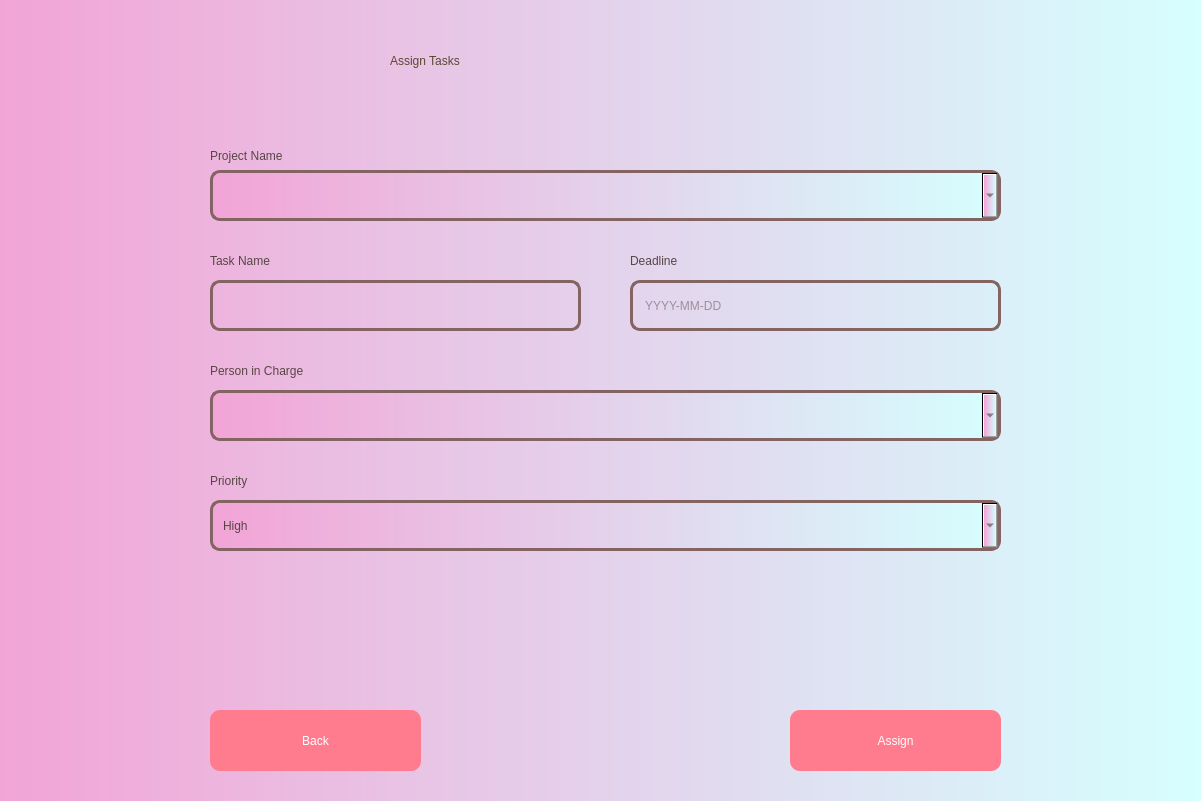
<?xml version="1.0" encoding="UTF-8"?>
<ui version="4.0">
 <class>Dialog</class>
 <widget class="QDialog" name="Dialog">
  <property name="geometry">
   <rect>
    <x>0</x>
    <y>0</y>
    <width>1201</width>
    <height>801</height>
   </rect>
  </property>
  <property name="windowTitle">
   <string>Dialog</string>
  </property>
  <property name="styleSheet">
   <string notr="true"/>
  </property>
  <widget class="QWidget" name="widget" native="true">
   <property name="geometry">
    <rect>
     <x>0</x>
     <y>0</y>
     <width>1201</width>
     <height>801</height>
    </rect>
   </property>
   <property name="styleSheet">
    <string notr="true">QWidget#widget
{
background-color:qlineargradient(spread:reflect, x1:0, y1:0, x2:1, y2:0, stop:0 rgba(242, 164, 215, 255), stop:1 rgba(214, 255, 255, 255));
}

</string>
   </property>
   <widget class="QLabel" name="create_a_project">
    <property name="geometry">
     <rect>
      <x>390</x>
      <y>10</y>
      <width>551</width>
      <height>101</height>
     </rect>
    </property>
    <property name="styleSheet">
     <string notr="true">color:rgb(90, 73, 50);
font: 63 45pt &quot;Yu Gothic UI Semibold&quot;;
</string>
    </property>
    <property name="text">
     <string>Assign Tasks</string>
    </property>
   </widget>
   <widget class="QLabel" name="project_name">
    <property name="geometry">
     <rect>
      <x>210</x>
      <y>140</y>
      <width>181</width>
      <height>31</height>
     </rect>
    </property>
    <property name="styleSheet">
     <string notr="true">color: rgb(88, 70, 68);
font: 63 15pt &quot;Yu Gothic UI Semibold&quot;;
</string>
    </property>
    <property name="text">
     <string>Project Name</string>
    </property>
   </widget>
   <widget class="QLineEdit" name="task_name_box">
    <property name="geometry">
     <rect>
      <x>210</x>
      <y>280</y>
      <width>371</width>
      <height>51</height>
     </rect>
    </property>
    <property name="styleSheet">
     <string notr="true">QLineEdit{
color: rgb(88, 70, 68);
font: 63 15pt &quot;Yu Gothic UI Semibold&quot;;
background-color: rgba(0,0,0,0);
border: 3px solid rgb(132, 99, 99);
padding-left: 10px;
border-radius: 10px;
}

QLineEdit:focus
{
color: rgb(88, 70, 68);
font: 63 15pt &quot;Yu Gothic UI Semibold&quot;;
background-color:rgb(255, 226, 220);
border: 3px solid rgb(223, 134, 135);
}


</string>
    </property>
   </widget>
   <widget class="QPushButton" name="Assign">
    <property name="geometry">
     <rect>
      <x>790</x>
      <y>710</y>
      <width>211</width>
      <height>61</height>
     </rect>
    </property>
    <property name="styleSheet">
     <string notr="true">QPushButton{
background-color: rgb(255, 124, 142);
font: 63 18pt &quot;Yu Gothic UI Semibold&quot;;
color: rgb(255, 255, 255);
border-radius: 10px;
}

QPushButton:hover
{
background-color: rgb(141, 91, 158);
font: 63 18pt &quot;Yu Gothic UI Semibold&quot;;
color: rgb(255, 255, 255);
border-radius: 10px;
}

QPushButton:pressed
{
padding-left:5px;
padding-top:5px;
}
</string>
    </property>
    <property name="text">
     <string>Assign</string>
    </property>
   </widget>
   <widget class="QPushButton" name="Back">
    <property name="geometry">
     <rect>
      <x>210</x>
      <y>710</y>
      <width>211</width>
      <height>61</height>
     </rect>
    </property>
    <property name="styleSheet">
     <string notr="true">QPushButton{
background-color: rgb(255, 124, 142);
font: 63 18pt &quot;Yu Gothic UI Semibold&quot;;
color: rgb(255, 255, 255);
border-radius: 10px;
}

QPushButton:hover
{
background-color: rgb(141, 91, 158);
font: 63 18pt &quot;Yu Gothic UI Semibold&quot;;
color: rgb(255, 255, 255);
border-radius: 10px;
}

QPushButton:pressed
{
padding-left:5px;
padding-top:5px;
}</string>
    </property>
    <property name="text">
     <string>Back</string>
    </property>
   </widget>
   <widget class="QLabel" name="error">
    <property name="geometry">
     <rect>
      <x>200</x>
      <y>520</y>
      <width>801</width>
      <height>31</height>
     </rect>
    </property>
    <property name="styleSheet">
     <string notr="true">color: red;
font: 63 15pt &quot;Yu Gothic UI Semibold&quot;;
</string>
    </property>
    <property name="text">
     <string/>
    </property>
   </widget>
   <widget class="QComboBox" name="name_of_project">
    <property name="geometry">
     <rect>
      <x>210</x>
      <y>170</y>
      <width>791</width>
      <height>51</height>
     </rect>
    </property>
    <property name="styleSheet">
     <string notr="true">QComboBox{
background-color: qlineargradient(spread:reflect, x1:0, y1:0, x2:1, y2:0, stop:0 rgba(242, 164, 215, 255), stop:1 rgba(214, 255, 255, 255));
font: 63 15pt &quot;Yu Gothic UI Semibold&quot;;
color: rgb(88, 70, 68);
border: 3px solid rgb(132, 99, 99);
padding-left: 10px;
border-radius: 10px;
}

QComboBox:hover{
color: rgb(88, 70, 68);
font: 63 15pt &quot;Yu Gothic UI Semibold&quot;;
background-color:rgb(255, 226, 220);
border: 3px solid rgb(223, 134, 135);
}</string>
    </property>
    <property name="maxVisibleItems">
     <number>30</number>
    </property>
   </widget>
   <widget class="QLabel" name="task_name">
    <property name="geometry">
     <rect>
      <x>210</x>
      <y>240</y>
      <width>261</width>
      <height>41</height>
     </rect>
    </property>
    <property name="styleSheet">
     <string notr="true">color: rgb(88, 70, 68);
font: 63 15pt &quot;Yu Gothic UI Semibold&quot;;
</string>
    </property>
    <property name="text">
     <string>Task Name</string>
    </property>
   </widget>
   <widget class="QLineEdit" name="deadline_box">
    <property name="geometry">
     <rect>
      <x>630</x>
      <y>280</y>
      <width>371</width>
      <height>51</height>
     </rect>
    </property>
    <property name="styleSheet">
     <string notr="true">QLineEdit{
color: rgb(88, 70, 68);
font: 63 15pt &quot;Yu Gothic UI Semibold&quot;;
background-color: rgba(0,0,0,0);
border: 3px solid rgb(132, 99, 99);
padding-left: 10px;
border-radius: 10px;
}

QLineEdit:focus
{
color: rgb(88, 70, 68);
font: 63 15pt &quot;Yu Gothic UI Semibold&quot;;
background-color:rgb(255, 226, 220);
border: 3px solid rgb(223, 134, 135);
}


</string>
    </property>
    <property name="placeholderText">
     <string>YYYY-MM-DD</string>
    </property>
   </widget>
   <widget class="QLabel" name="deadline">
    <property name="geometry">
     <rect>
      <x>630</x>
      <y>240</y>
      <width>191</width>
      <height>41</height>
     </rect>
    </property>
    <property name="styleSheet">
     <string notr="true">color: rgb(88, 70, 68);
font: 63 15pt &quot;Yu Gothic UI Semibold&quot;;

</string>
    </property>
    <property name="text">
     <string>Deadline</string>
    </property>
   </widget>
   <widget class="QLabel" name="person_in_charge">
    <property name="geometry">
     <rect>
      <x>210</x>
      <y>350</y>
      <width>291</width>
      <height>41</height>
     </rect>
    </property>
    <property name="styleSheet">
     <string notr="true">color: rgb(88, 70, 68);
font: 63 15pt &quot;Yu Gothic UI Semibold&quot;;
</string>
    </property>
    <property name="text">
     <string>Person in Charge</string>
    </property>
   </widget>
   <widget class="QLabel" name="priority">
    <property name="geometry">
     <rect>
      <x>210</x>
      <y>460</y>
      <width>221</width>
      <height>41</height>
     </rect>
    </property>
    <property name="styleSheet">
     <string notr="true">color: rgb(88, 70, 68);
font: 63 15pt &quot;Yu Gothic UI Semibold&quot;;
</string>
    </property>
    <property name="text">
     <string>Priority</string>
    </property>
   </widget>
   <widget class="QComboBox" name="priority_box">
    <property name="geometry">
     <rect>
      <x>210</x>
      <y>500</y>
      <width>791</width>
      <height>51</height>
     </rect>
    </property>
    <property name="autoFillBackground">
     <bool>false</bool>
    </property>
    <property name="styleSheet">
     <string notr="true">QComboBox{
background-color: qlineargradient(spread:reflect, x1:0, y1:0, x2:1, y2:0, stop:0 rgba(242, 164, 215, 255), stop:1 rgba(214, 255, 255, 255));
font: 63 15pt &quot;Yu Gothic UI Semibold&quot;;
color: rgb(88, 70, 68);
border: 3px solid rgb(132, 99, 99);
padding-left: 10px;
border-radius: 10px;
}

QComboBox:hover{
color: rgb(88, 70, 68);
font: 63 15pt &quot;Yu Gothic UI Semibold&quot;;
background-color:rgb(255, 226, 220);
border: 3px solid rgb(223, 134, 135);
}</string>
    </property>
    <property name="inputMethodHints">
     <set>Qt::ImhNone</set>
    </property>
    <property name="editable">
     <bool>false</bool>
    </property>
    <property name="currentText">
     <string>High</string>
    </property>
    <property name="currentIndex">
     <number>0</number>
    </property>
    <property name="sizeAdjustPolicy">
     <enum>QComboBox::AdjustToMinimumContentsLength</enum>
    </property>
    <item>
     <property name="text">
      <string>High</string>
     </property>
    </item>
    <item>
     <property name="text">
      <string>Medium</string>
     </property>
    </item>
    <item>
     <property name="text">
      <string>Low</string>
     </property>
    </item>
   </widget>
   <widget class="QComboBox" name="users_list">
    <property name="geometry">
     <rect>
      <x>210</x>
      <y>390</y>
      <width>791</width>
      <height>51</height>
     </rect>
    </property>
    <property name="styleSheet">
     <string notr="true">QComboBox{
background-color: qlineargradient(spread:reflect, x1:0, y1:0, x2:1, y2:0, stop:0 rgba(242, 164, 215, 255), stop:1 rgba(214, 255, 255, 255));
font: 63 15pt &quot;Yu Gothic UI Semibold&quot;;
color: rgb(88, 70, 68);
border: 3px solid rgb(132, 99, 99);
padding-left: 10px;
border-radius: 10px;
}

QComboBox:hover{
color: rgb(88, 70, 68);
font: 63 15pt &quot;Yu Gothic UI Semibold&quot;;
background-color:rgb(255, 226, 220);
border: 3px solid rgb(223, 134, 135);
}</string>
    </property>
    <property name="maxVisibleItems">
     <number>30</number>
    </property>
   </widget>
   <zorder>create_a_project</zorder>
   <zorder>project_name</zorder>
   <zorder>Assign</zorder>
   <zorder>Back</zorder>
   <zorder>task_name_box</zorder>
   <zorder>error</zorder>
   <zorder>name_of_project</zorder>
   <zorder>task_name</zorder>
   <zorder>deadline_box</zorder>
   <zorder>deadline</zorder>
   <zorder>person_in_charge</zorder>
   <zorder>priority</zorder>
   <zorder>priority_box</zorder>
   <zorder>users_list</zorder>
  </widget>
 </widget>
 <resources/>
 <connections/>
</ui>
